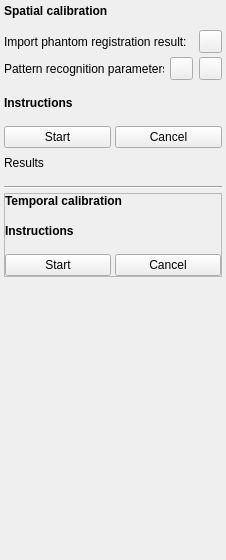
<?xml version="1.0" encoding="UTF-8"?>
<ui version="4.0">
 <class>FreehandCalibrationToolbox</class>
 <widget class="QWidget" name="FreehandCalibrationToolbox">
  <property name="geometry">
   <rect>
    <x>0</x>
    <y>0</y>
    <width>226</width>
    <height>560</height>
   </rect>
  </property>
  <property name="sizePolicy">
   <sizepolicy hsizetype="Fixed" vsizetype="Preferred">
    <horstretch>0</horstretch>
    <verstretch>0</verstretch>
   </sizepolicy>
  </property>
  <property name="minimumSize">
   <size>
    <width>226</width>
    <height>560</height>
   </size>
  </property>
  <property name="maximumSize">
   <size>
    <width>226</width>
    <height>16777215</height>
   </size>
  </property>
  <property name="windowTitle">
   <string>Freehand Calibration</string>
  </property>
  <layout class="QVBoxLayout" name="verticalLayout">
   <property name="spacing">
    <number>4</number>
   </property>
   <property name="margin">
    <number>4</number>
   </property>
   <item>
    <widget class="QFrame" name="frame_SpatialCalibration">
     <property name="frameShape">
      <enum>QFrame::NoFrame</enum>
     </property>
     <property name="frameShadow">
      <enum>QFrame::Plain</enum>
     </property>
     <layout class="QGridLayout" name="gridLayout">
      <property name="margin">
       <number>0</number>
      </property>
      <property name="spacing">
       <number>4</number>
      </property>
      <item row="0" column="0" colspan="2">
       <widget class="QLabel" name="label_SpatialCalibration">
        <property name="font">
         <font>
          <pointsize>9</pointsize>
          <weight>75</weight>
          <bold>true</bold>
         </font>
        </property>
        <property name="text">
         <string>Spatial calibration</string>
        </property>
       </widget>
      </item>
      <item row="3" column="0" colspan="2">
       <layout class="QHBoxLayout" name="horizontalLayout_3">
        <property name="spacing">
         <number>2</number>
        </property>
        <item>
         <widget class="QLabel" name="label_PhantomRegistration">
          <property name="text">
           <string>Import phantom registration result:</string>
          </property>
         </widget>
        </item>
        <item>
         <widget class="QPushButton" name="pushButton_OpenPhantomRegistration">
          <property name="sizePolicy">
           <sizepolicy hsizetype="Fixed" vsizetype="Fixed">
            <horstretch>0</horstretch>
            <verstretch>0</verstretch>
           </sizepolicy>
          </property>
          <property name="minimumSize">
           <size>
            <width>23</width>
            <height>23</height>
           </size>
          </property>
          <property name="maximumSize">
           <size>
            <width>23</width>
            <height>23</height>
           </size>
          </property>
          <property name="focusPolicy">
           <enum>Qt::NoFocus</enum>
          </property>
          <property name="text">
           <string/>
          </property>
          <property name="icon">
           <iconset resource="../fCal.qrc">
            <normaloff>:/icons/Resources/icon_Import.png</normaloff>:/icons/Resources/icon_Import.png</iconset>
          </property>
          <property name="iconSize">
           <size>
            <width>16</width>
            <height>16</height>
           </size>
          </property>
         </widget>
        </item>
       </layout>
      </item>
      <item row="5" column="0" colspan="2">
       <layout class="QHBoxLayout" name="horizontalLayout_6">
        <property name="spacing">
         <number>6</number>
        </property>
        <item>
         <widget class="QLabel" name="label_SegmentationParameters">
          <property name="text">
           <string>Pattern recognition parameters:</string>
          </property>
         </widget>
        </item>
        <item>
         <widget class="QPushButton" name="pushButton_OpenSegmentationParameters">
          <property name="sizePolicy">
           <sizepolicy hsizetype="Fixed" vsizetype="Fixed">
            <horstretch>0</horstretch>
            <verstretch>0</verstretch>
           </sizepolicy>
          </property>
          <property name="minimumSize">
           <size>
            <width>23</width>
            <height>23</height>
           </size>
          </property>
          <property name="maximumSize">
           <size>
            <width>23</width>
            <height>23</height>
           </size>
          </property>
          <property name="focusPolicy">
           <enum>Qt::NoFocus</enum>
          </property>
          <property name="toolTip">
           <string>Import segmentation parameters</string>
          </property>
          <property name="text">
           <string/>
          </property>
          <property name="icon">
           <iconset resource="../fCal.qrc">
            <normaloff>:/icons/Resources/icon_Import.png</normaloff>:/icons/Resources/icon_Import.png</iconset>
          </property>
          <property name="iconSize">
           <size>
            <width>16</width>
            <height>16</height>
           </size>
          </property>
         </widget>
        </item>
        <item>
         <widget class="QPushButton" name="pushButton_EditSegmentationParameters">
          <property name="minimumSize">
           <size>
            <width>23</width>
            <height>23</height>
           </size>
          </property>
          <property name="maximumSize">
           <size>
            <width>23</width>
            <height>23</height>
           </size>
          </property>
          <property name="focusPolicy">
           <enum>Qt::NoFocus</enum>
          </property>
          <property name="toolTip">
           <string>Show segmentation parameter editing dialog, in which segmentation parameters can be tested and changed</string>
          </property>
          <property name="text">
           <string/>
          </property>
          <property name="icon">
           <iconset resource="../fCal.qrc">
            <normaloff>:/icons/CommonWidgets/Resources/icon_Edit.png</normaloff>:/icons/CommonWidgets/Resources/icon_Edit.png</iconset>
          </property>
         </widget>
        </item>
       </layout>
      </item>
      <item row="8" column="0" colspan="2">
       <widget class="QLabel" name="label_InstructionsSpatial">
        <property name="font">
         <font>
          <weight>75</weight>
          <bold>true</bold>
         </font>
        </property>
        <property name="text">
         <string>Instructions</string>
        </property>
        <property name="wordWrap">
         <bool>true</bool>
        </property>
       </widget>
      </item>
      <item row="9" column="0" colspan="2">
       <spacer name="verticalSpacer">
        <property name="orientation">
         <enum>Qt::Vertical</enum>
        </property>
        <property name="sizeType">
         <enum>QSizePolicy::Fixed</enum>
        </property>
        <property name="sizeHint" stdset="0">
         <size>
          <width>158</width>
          <height>12</height>
         </size>
        </property>
       </spacer>
      </item>
      <item row="10" column="0" colspan="2">
       <layout class="QHBoxLayout" name="horizontalLayout_2">
        <property name="spacing">
         <number>4</number>
        </property>
        <item>
         <widget class="QPushButton" name="pushButton_StartSpatial">
          <property name="text">
           <string>Start</string>
          </property>
         </widget>
        </item>
        <item>
         <widget class="QPushButton" name="pushButton_CancelSpatial">
          <property name="text">
           <string>Cancel</string>
          </property>
         </widget>
        </item>
       </layout>
      </item>
      <item row="6" column="0" colspan="2">
       <spacer name="verticalSpacer_7">
        <property name="orientation">
         <enum>Qt::Vertical</enum>
        </property>
        <property name="sizeType">
         <enum>QSizePolicy::Fixed</enum>
        </property>
        <property name="sizeHint" stdset="0">
         <size>
          <width>158</width>
          <height>12</height>
         </size>
        </property>
       </spacer>
      </item>
      <item row="1" column="0" colspan="2">
       <spacer name="verticalSpacer_8">
        <property name="orientation">
         <enum>Qt::Vertical</enum>
        </property>
        <property name="sizeType">
         <enum>QSizePolicy::Fixed</enum>
        </property>
        <property name="sizeHint" stdset="0">
         <size>
          <width>158</width>
          <height>8</height>
         </size>
        </property>
       </spacer>
      </item>
      <item row="11" column="0" colspan="2">
       <spacer name="verticalSpacer_9">
        <property name="orientation">
         <enum>Qt::Vertical</enum>
        </property>
        <property name="sizeType">
         <enum>QSizePolicy::Fixed</enum>
        </property>
        <property name="sizeHint" stdset="0">
         <size>
          <width>177</width>
          <height>4</height>
         </size>
        </property>
       </spacer>
      </item>
      <item row="12" column="0" colspan="2">
       <widget class="QLabel" name="label_Results">
        <property name="text">
         <string>Results</string>
        </property>
       </widget>
      </item>
     </layout>
    </widget>
   </item>
   <item>
    <spacer name="verticalSpacer_3">
     <property name="orientation">
      <enum>Qt::Vertical</enum>
     </property>
     <property name="sizeType">
      <enum>QSizePolicy::Fixed</enum>
     </property>
     <property name="sizeHint" stdset="0">
      <size>
       <width>158</width>
       <height>12</height>
      </size>
     </property>
    </spacer>
   </item>
   <item>
    <widget class="Line" name="line_2">
     <property name="orientation">
      <enum>Qt::Horizontal</enum>
     </property>
    </widget>
   </item>
   <item>
    <widget class="QFrame" name="frame_TemporalCalibration">
     <property name="frameShape">
      <enum>QFrame::StyledPanel</enum>
     </property>
     <property name="frameShadow">
      <enum>QFrame::Raised</enum>
     </property>
     <layout class="QVBoxLayout" name="verticalLayout_2">
      <property name="spacing">
       <number>4</number>
      </property>
      <property name="margin">
       <number>0</number>
      </property>
      <item>
       <widget class="QLabel" name="label_TemporalCalibration">
        <property name="font">
         <font>
          <pointsize>9</pointsize>
          <weight>75</weight>
          <bold>true</bold>
         </font>
        </property>
        <property name="text">
         <string>Temporal calibration</string>
        </property>
       </widget>
      </item>
      <item>
       <spacer name="verticalSpacer_5">
        <property name="orientation">
         <enum>Qt::Vertical</enum>
        </property>
        <property name="sizeType">
         <enum>QSizePolicy::Fixed</enum>
        </property>
        <property name="sizeHint" stdset="0">
         <size>
          <width>158</width>
          <height>12</height>
         </size>
        </property>
       </spacer>
      </item>
      <item>
       <widget class="QLabel" name="label_InstructionsTemporal">
        <property name="font">
         <font>
          <weight>75</weight>
          <bold>true</bold>
         </font>
        </property>
        <property name="text">
         <string>Instructions</string>
        </property>
        <property name="wordWrap">
         <bool>true</bool>
        </property>
       </widget>
      </item>
      <item>
       <spacer name="verticalSpacer_6">
        <property name="orientation">
         <enum>Qt::Vertical</enum>
        </property>
        <property name="sizeType">
         <enum>QSizePolicy::Fixed</enum>
        </property>
        <property name="sizeHint" stdset="0">
         <size>
          <width>158</width>
          <height>12</height>
         </size>
        </property>
       </spacer>
      </item>
      <item>
       <layout class="QHBoxLayout" name="horizontalLayout_5">
        <property name="spacing">
         <number>4</number>
        </property>
        <item>
         <widget class="QPushButton" name="pushButton_StartTemporal">
          <property name="sizePolicy">
           <sizepolicy hsizetype="Minimum" vsizetype="Fixed">
            <horstretch>0</horstretch>
            <verstretch>0</verstretch>
           </sizepolicy>
          </property>
          <property name="minimumSize">
           <size>
            <width>0</width>
            <height>0</height>
           </size>
          </property>
          <property name="maximumSize">
           <size>
            <width>16777215</width>
            <height>16777215</height>
           </size>
          </property>
          <property name="text">
           <string>Start</string>
          </property>
         </widget>
        </item>
        <item>
         <widget class="QPushButton" name="pushButton_CancelTemporal">
          <property name="text">
           <string>Cancel</string>
          </property>
         </widget>
        </item>
       </layout>
      </item>
     </layout>
    </widget>
   </item>
   <item>
    <spacer name="verticalSpacer_2">
     <property name="orientation">
      <enum>Qt::Vertical</enum>
     </property>
     <property name="sizeHint" stdset="0">
      <size>
       <width>158</width>
       <height>40</height>
      </size>
     </property>
    </spacer>
   </item>
  </layout>
 </widget>
 <layoutdefault spacing="4" margin="4"/>
 <resources>
  <include location="../fCal.qrc"/>
 </resources>
 <connections/>
</ui>
